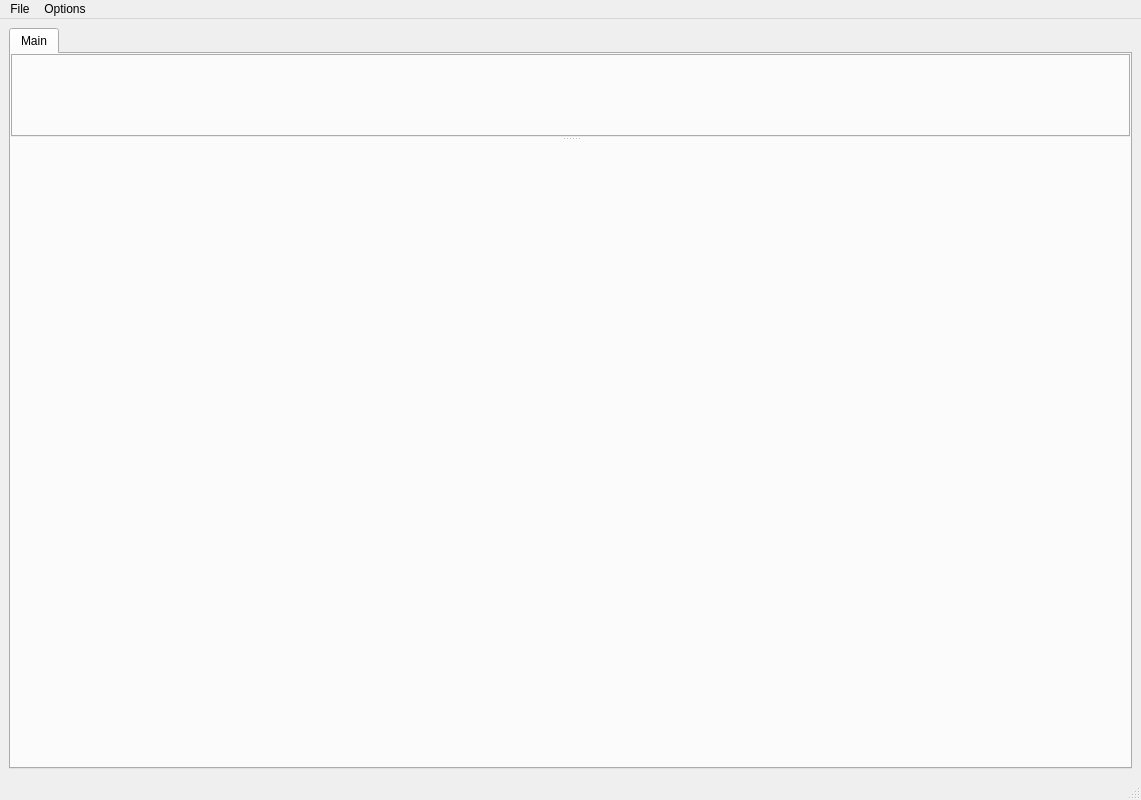
<?xml version="1.0" encoding="UTF-8"?>
<ui version="4.0">
 <class>MainWindow</class>
 <widget class="QMainWindow" name="MainWindow">
  <property name="geometry">
   <rect>
    <x>0</x>
    <y>0</y>
    <width>1141</width>
    <height>800</height>
   </rect>
  </property>
  <property name="windowTitle">
   <string>QML Analyzer</string>
  </property>
  <property name="windowIcon">
   <iconset>
    <normaloff>:/qml/icons/ico-application.ico</normaloff>:/qml/icons/ico-application.ico</iconset>
  </property>
  <widget class="QWidget" name="centralwidget">
   <layout class="QGridLayout" name="mainVerticalLayout">
    <item row="0" column="0">
     <widget class="QTabWidget" name="primaryTab">
      <property name="currentIndex">
       <number>0</number>
      </property>
      <widget class="QSplitter" name="verticalSplitter">
       <property name="orientation">
        <enum>Qt::Vertical</enum>
       </property>
       <attribute name="title">
        <string>Main</string>
       </attribute>
       <widget class="QWidget" name="frame">
        <layout class="QGridLayout" name="mainHorizontalLayout">
         <item row="0" column="0">
          <widget class="QSplitter" name="horizontalSplitter">
           <property name="orientation">
            <enum>Qt::Horizontal</enum>
           </property>
           <widget class="QTabWidget" name="secondaryTab"/>
          </widget>
         </item>
        </layout>
       </widget>
       <widget class="CStatusWidget" name="QMLStatus" native="true"/>
      </widget>
     </widget>
    </item>
   </layout>
  </widget>
  <widget class="QMenuBar" name="menubar">
   <property name="geometry">
    <rect>
     <x>0</x>
     <y>0</y>
     <width>1141</width>
     <height>23</height>
    </rect>
   </property>
   <widget class="QMenu" name="menuFile">
    <property name="title">
     <string>File</string>
    </property>
    <addaction name="separator"/>
    <addaction name="exitAction"/>
   </widget>
   <widget class="QMenu" name="menuOptions">
    <property name="title">
     <string>Options</string>
    </property>
    <widget class="QMenu" name="menuDebug_2">
     <property name="title">
      <string>Debug</string>
     </property>
     <addaction name="dumpDocumentsAction"/>
    </widget>
    <addaction name="setEditorAction"/>
    <addaction name="separator"/>
    <addaction name="separator"/>
    <addaction name="testAction"/>
    <addaction name="menuDebug_2"/>
   </widget>
   <addaction name="menuFile"/>
   <addaction name="menuOptions"/>
  </widget>
  <widget class="QStatusBar" name="statusbar"/>
  <action name="setWorkspaceAction">
   <property name="text">
    <string>Set workspace</string>
   </property>
   <property name="shortcut">
    <string>Ctrl+W</string>
   </property>
  </action>
  <action name="newProjectAction">
   <property name="text">
    <string>New Project...</string>
   </property>
   <property name="toolTip">
    <string>Create a new project</string>
   </property>
  </action>
  <action name="loadProjectAction">
   <property name="text">
    <string>Load Project...</string>
   </property>
   <property name="toolTip">
    <string>Load an existing project</string>
   </property>
   <property name="shortcut">
    <string>Ctrl+L</string>
   </property>
  </action>
  <action name="saveProjectAction">
   <property name="text">
    <string>Save Project</string>
   </property>
   <property name="toolTip">
    <string>Save the current project</string>
   </property>
   <property name="shortcut">
    <string>Ctrl+S</string>
   </property>
  </action>
  <action name="newPanelAction">
   <property name="text">
    <string>New Item</string>
   </property>
   <property name="toolTip">
    <string>Create a new panel</string>
   </property>
   <property name="shortcut">
    <string>Ctrl+N</string>
   </property>
  </action>
  <action name="generateQMLAction">
   <property name="text">
    <string>Generate QML</string>
   </property>
   <property name="toolTip">
    <string>Generate stand-alone QML files</string>
   </property>
  </action>
  <action name="generateCSVAction">
   <property name="text">
    <string>Generate CSV</string>
   </property>
   <property name="toolTip">
    <string>Generate CSV files containing all panel properties</string>
   </property>
  </action>
  <action name="takeScreenshotAction">
   <property name="text">
    <string>Take Screenshot</string>
   </property>
   <property name="toolTip">
    <string>Take a screenshot of the current panel</string>
   </property>
  </action>
  <action name="exitAction">
   <property name="text">
    <string>Exit</string>
   </property>
   <property name="toolTip">
    <string>Exit the application</string>
   </property>
  </action>
  <action name="reloadTemplatesAction">
   <property name="text">
    <string>Reload Templates</string>
   </property>
   <property name="toolTip">
    <string>Reload templates after edition</string>
   </property>
   <property name="shortcut">
    <string>Ctrl+R</string>
   </property>
  </action>
  <action name="saveProjectAsAction">
   <property name="text">
    <string>Save project as...</string>
   </property>
   <property name="toolTip">
    <string>Save project with a new file name</string>
   </property>
   <property name="shortcut">
    <string>Ctrl+Shift+S</string>
   </property>
  </action>
  <action name="showHideSidePanels">
   <property name="text">
    <string>Toggle side panels</string>
   </property>
   <property name="toolTip">
    <string>Shows or hides side panels</string>
   </property>
   <property name="shortcut">
    <string>Ctrl+Tab</string>
   </property>
   <property name="shortcutContext">
    <enum>Qt::ApplicationShortcut</enum>
   </property>
  </action>
  <action name="editAction">
   <property name="text">
    <string>Edit Template</string>
   </property>
   <property name="toolTip">
    <string>Edit the template of the current panel</string>
   </property>
   <property name="shortcut">
    <string>Ctrl+E</string>
   </property>
  </action>
  <action name="setEditorAction">
   <property name="text">
    <string>Set Editor</string>
   </property>
   <property name="toolTip">
    <string>Set the text editor used for panel edition</string>
   </property>
  </action>
  <action name="reloadWorkspaceAction">
   <property name="text">
    <string>Reload Workspace</string>
   </property>
   <property name="toolTip">
    <string>Reload the workspace after changing its xml file</string>
   </property>
  </action>
  <action name="panelDesignerAction">
   <property name="checkable">
    <bool>true</bool>
   </property>
   <property name="text">
    <string>Panel Designer</string>
   </property>
   <property name="toolTip">
    <string>Set user mode to panel designer</string>
   </property>
  </action>
  <action name="templateDesignerAction">
   <property name="checkable">
    <bool>true</bool>
   </property>
   <property name="text">
    <string>Template Designer</string>
   </property>
   <property name="toolTip">
    <string>Set user mode to template designer</string>
   </property>
  </action>
  <action name="applicationModeAction">
   <property name="checkable">
    <bool>true</bool>
   </property>
   <property name="enabled">
    <bool>true</bool>
   </property>
   <property name="text">
    <string>Mode</string>
   </property>
   <property name="toolTip">
    <string>Toggle application mode between edition and runtime</string>
   </property>
   <property name="shortcut">
    <string>Ctrl+Return</string>
   </property>
  </action>
  <action name="createLinkAction">
   <property name="text">
    <string>Create link</string>
   </property>
   <property name="toolTip">
    <string>Create a link from a button to a panel</string>
   </property>
   <property name="shortcut">
    <string>Ctrl+K</string>
   </property>
  </action>
  <action name="runtimeMinimalAction">
   <property name="text">
    <string>Runtime minimal screen</string>
   </property>
   <property name="toolTip">
    <string>Runtime without application UI</string>
   </property>
   <property name="shortcut">
    <string>Ctrl+Shift+Return</string>
   </property>
  </action>
  <action name="showInExplorerAction">
   <property name="text">
    <string>Show in explorer</string>
   </property>
   <property name="toolTip">
    <string>Show the current template in the file explorer</string>
   </property>
   <property name="shortcut">
    <string>Ctrl+Shift+E</string>
   </property>
  </action>
  <action name="linkGraphAction">
   <property name="text">
    <string>Link graph</string>
   </property>
   <property name="toolTip">
    <string>Show a graph for links of current panel</string>
   </property>
   <property name="shortcut">
    <string>Ctrl+Shift+K</string>
   </property>
  </action>
  <action name="setScreenshotDirectoryAction">
   <property name="text">
    <string>Set screenshot directory</string>
   </property>
  </action>
  <action name="setCSVExportDirectoryAction">
   <property name="text">
    <string>Set CSV export directory</string>
   </property>
  </action>
  <action name="setQMLExportDirectoryAction">
   <property name="text">
    <string>Set QML export directory</string>
   </property>
  </action>
  <action name="setHomePanelAction">
   <property name="text">
    <string>Set home item</string>
   </property>
   <property name="toolTip">
    <string>Set the home item for runtime mode</string>
   </property>
   <property name="shortcut">
    <string>Ctrl+H</string>
   </property>
  </action>
  <action name="editQMLPropertiesAction">
   <property name="text">
    <string>Edit QML Properties</string>
   </property>
  </action>
  <action name="setZoomFit">
   <property name="text">
    <string>Fit</string>
   </property>
  </action>
  <action name="setZoom100">
   <property name="text">
    <string>100%</string>
   </property>
  </action>
  <action name="setZoom75">
   <property name="text">
    <string>75%</string>
   </property>
  </action>
  <action name="setZoom50">
   <property name="text">
    <string>50%</string>
   </property>
  </action>
  <action name="setZoom25">
   <property name="text">
    <string>25%</string>
   </property>
  </action>
  <action name="testAction">
   <property name="text">
    <string>Test</string>
   </property>
   <property name="visible">
    <bool>false</bool>
   </property>
  </action>
  <action name="dumpDocumentsAction">
   <property name="text">
    <string>Dump documents</string>
   </property>
   <property name="visible">
    <bool>true</bool>
   </property>
  </action>
  <action name="showZoningAction">
   <property name="checkable">
    <bool>true</bool>
   </property>
   <property name="text">
    <string>Toggle zoning</string>
   </property>
   <property name="toolTip">
    <string>Toggle zoning</string>
   </property>
  </action>
 </widget>
 <customwidgets>
  <customwidget>
   <class>CStatusWidget</class>
   <extends>QWidget</extends>
   <header>CStatusWidget.h</header>
   <container>1</container>
  </customwidget>
 </customwidgets>
 <resources/>
 <connections/>
</ui>
